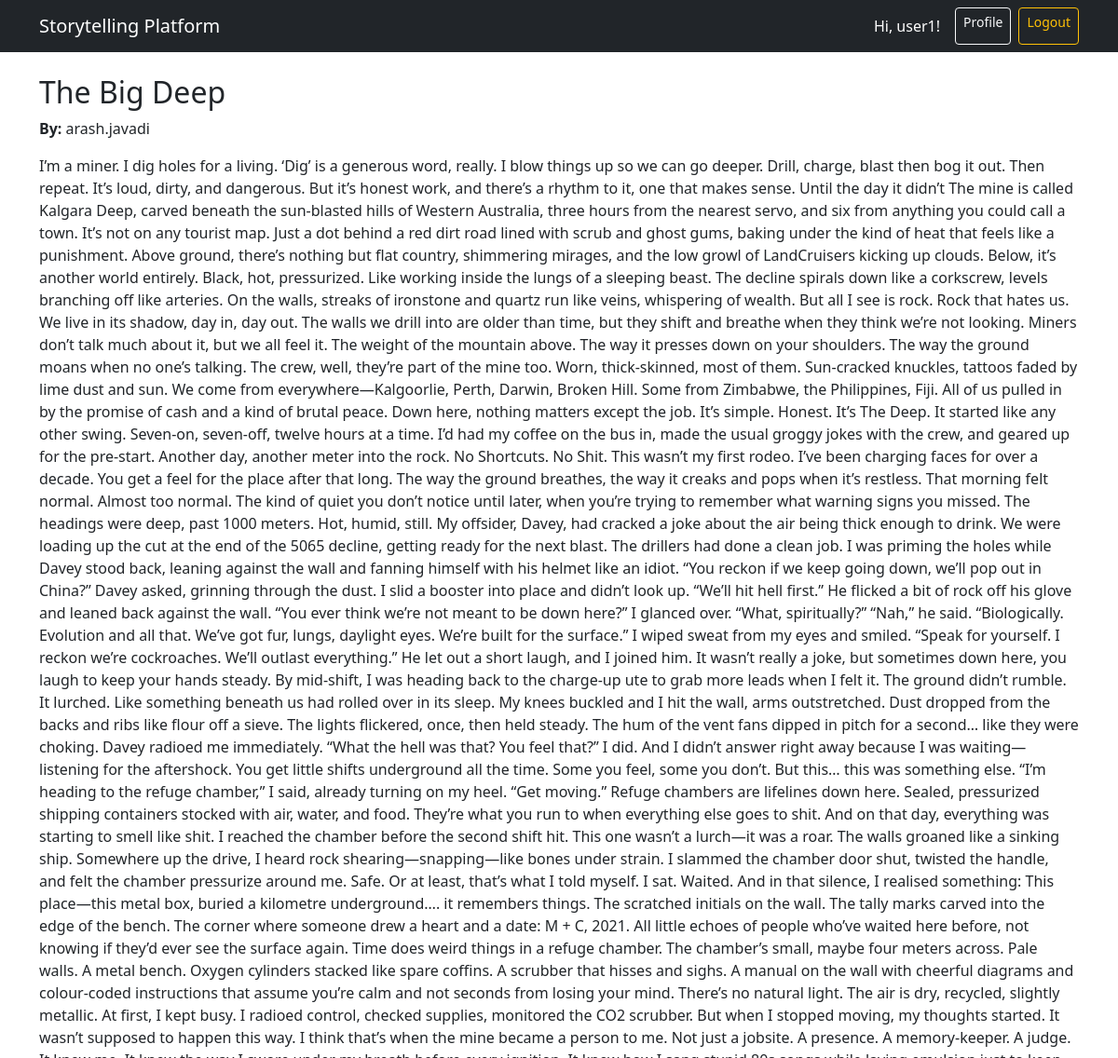
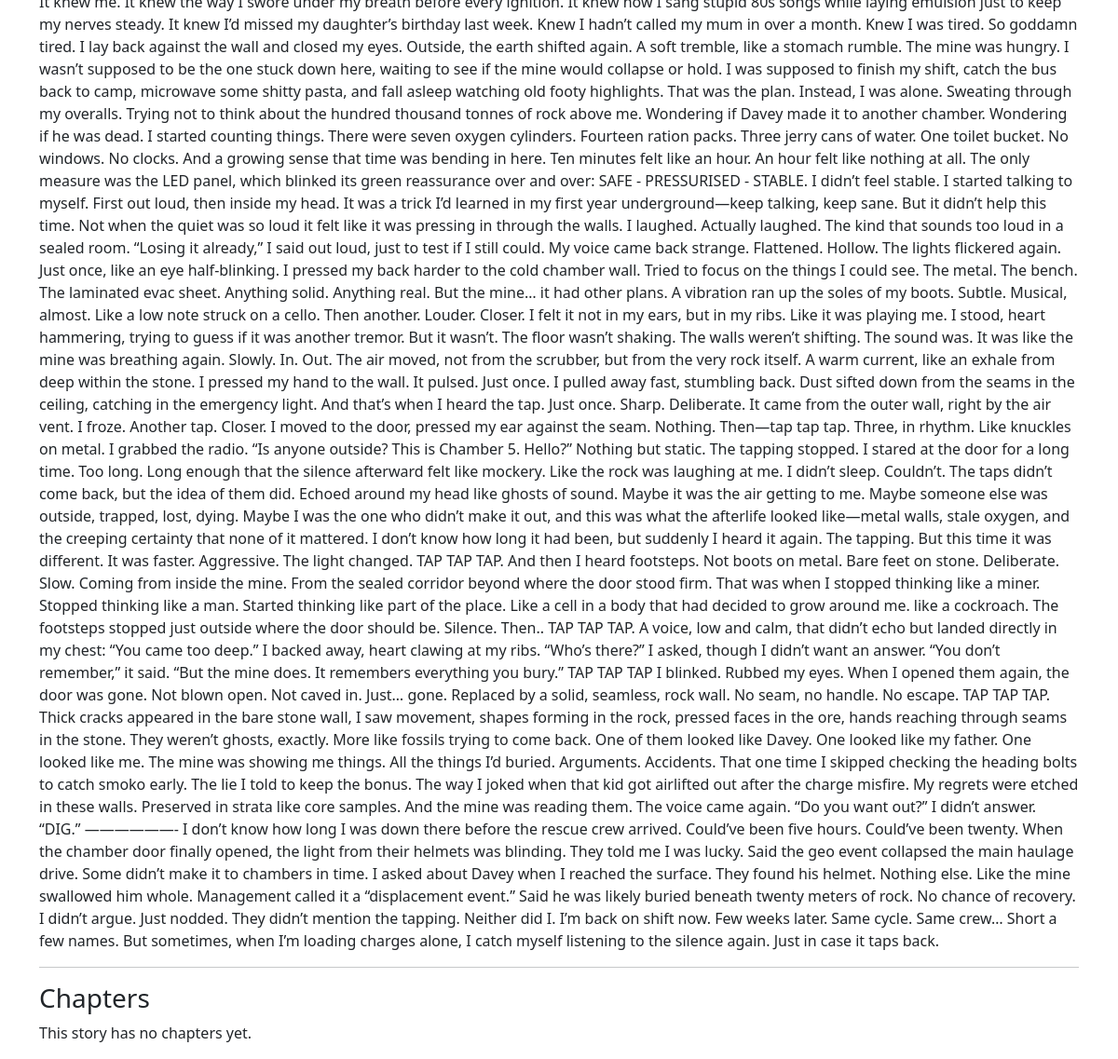
/story/2/ (signed in), run on the app's committed database (2 pictures, top to bottom).
### stories/models.py (models this page shows, shortened)
class Story(models.Model):
    title = models.CharField(max_length=200)
    description = models.TextField()
    author = models.ForeignKey(User, on_delete=models.CASCADE)
    is_public = models.BooleanField(default=True)
    allow_contributions = models.BooleanField(default=True)
    created_on = models.DateTimeField(auto_now_add=True)

### stories/views.py (the view)
# urls.py: path('story/<int:story_id>/', views.story_detail, name='story_detail'),
def story_detail(request, story_id):
    story = get_object_or_404(Story, id=story_id, is_public=True)
    root_chapters = story.chapters.filter(parent=None).order_by('created_on')
    branches = []
    for root in root_chapters:
        children = root.children.all()
        rated_children = children.annotate(avg_rating=Avg('ratings__value'))
        main_child = rated_children.order_by('-avg_rating').first() if children else None
        branches.append({
            'parent': root,
            'main': main_child,
            'alternatives': children,
        })
    return render(request, 'stories/story_detail.html', {
        'story': story,
        'branches': branches,
    })

### templates/stories/story_detail.html
{% extends "base.html" %}
{% block content %}
<h2>{{ story.title }}</h2>
<p><strong>By:</strong> {{ story.author.username }}</p>
<p>{{ story.description }}</p>
<hr>
<h3>Chapters</h3>
{% for chapter in chapters %}
<div class="card mb-4 {% if chapter == main_chapter %}border-primary{% endif %}">
    <div class="card-body">
        <h4 class="card-title">{{ chapter.title }}</h4>
        <p class="card-text">{{ chapter.content|linebreaks }}</p>
        <p class="text-muted"><em>By {{ chapter.author.username }}</em></p>
        {% if story.allow_contributions or story.author == user %}
        <a href="{% url 'chapter_create' story.id %}?parent={{ chapter.id }}" class="btn btn-outline-primary mt-2">
            ➕ Add your chapter to this story
        </a>
        {% endif %}
    </div>
</div>
{% empty %}
<p>This story has no chapters yet.</p>
{% endfor %}
{% endblock %}

### templates/base.html (shortened to what this page needs)
<!DOCTYPE html>
<html lang="en">
<head>
    <link href="https://cdn.jsdelivr.net/npm/bootstrap@5.3.0/dist/css/bootstrap.min.css" rel="stylesheet">
</head>
<body>
    <nav class="navbar navbar-expand-lg navbar-dark bg-dark mb-4">
        <div class="container">
            <a class="navbar-brand" href="/">Storytelling Platform</a>
            <div class="d-flex ms-auto">
                {% if user.is_authenticated %}
                <span class="navbar-text text-white me-3">Hi, {{ user.username }}!</span>
                <a href="{% url 'profile' %}" class="btn btn-outline-light btn-sm me-2">Profile</a>
                <a href="{% url 'logout' %}" class="btn btn-outline-warning btn-sm">Logout</a>
                {% else %}
                <a href="{% url 'login' %}" class="btn btn-outline-light btn-sm me-2">Login</a>
                <a href="{% url 'register' %}" class="btn btn-success btn-sm">Register</a>
                {% endif %}
            </div>
        </div>
    </nav>
    <div class="container">
        {% block content %}
        {% endblock %}
    </div>
</body>
</html>

### data on the page
Story: title "The Big Deep", author.username "arash.javadi", description "I’m a miner. I dig holes for a living. ‘Dig’ is a generous word, really. I blow things up so we can go deeper. Drill, charge, blast then bog it out. Then repeat. It’s loud, dirty, and dangerous. But it’s honest work, and there’s a rhythm to it, one that makes sense. Until the day it didn’t The mine is called Kalgara Deep, carved beneath the sun-blasted hills of Western Australia, three hours from the nearest servo, and six from anything you could call a town. It’s not on any tourist map. Just a dot behind a red dirt road lined with scrub and ghost gums, baking under the kind of heat that feels like a punishment. Above ground, there’s nothing but flat country, shimmering mirages, and the low…"

### other printed values
{{ user.username }} "user1"
